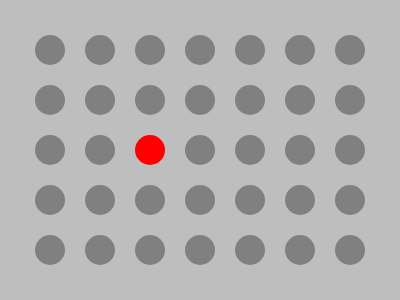
Frame 1 (no input)
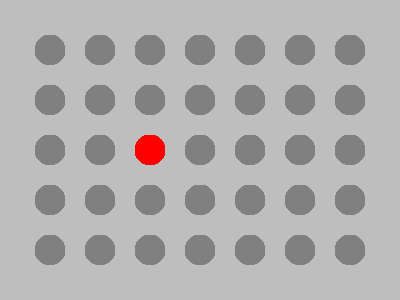
Frame 60 (no input)
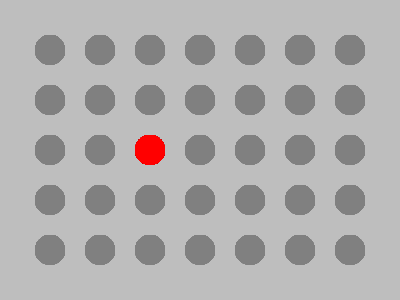
Frame 120 (the mouse pressed at the canvas centre since frame 60)

The p5.js sketch that drew these frames (run headless with seeded random() and noise() and a simulated clock; from frame 60 on, the mouse is pressed at the canvas centre):

// p5.js sketch
// ── sketch.js
var d = 30;

function setup() {
  width = 400;
  height = 300;
  createCanvas(width,height);
  background(190);
  noStroke();
}

function draw() {
  fill(128);
  for (var j=50; j < width; j+=50) {
    for (var k=50; k < height; k+=50) {
      if (j == 150 && k == 150) {
        fill(255,0,0);
      }
      else {
        fill(128);
      }

      ellipse(j,k,d,d);
    }
  }
}
